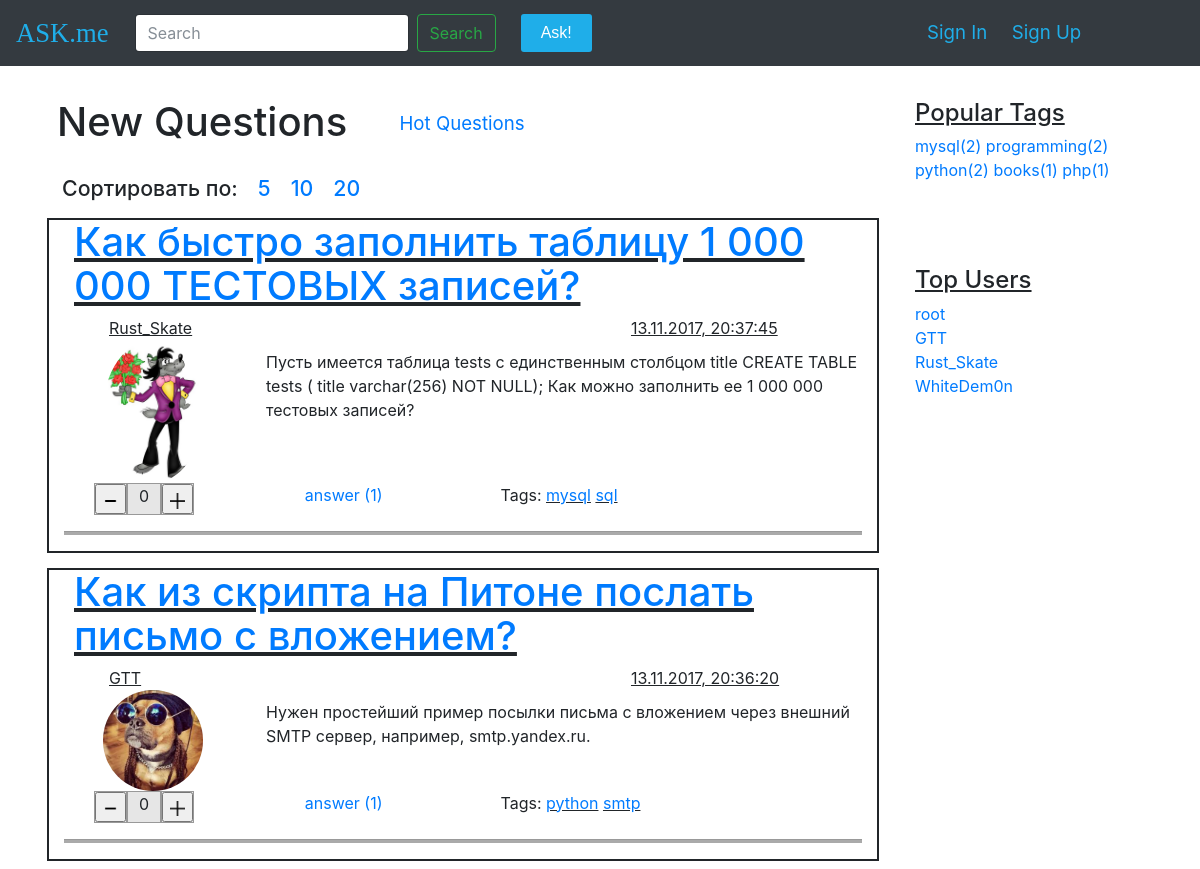
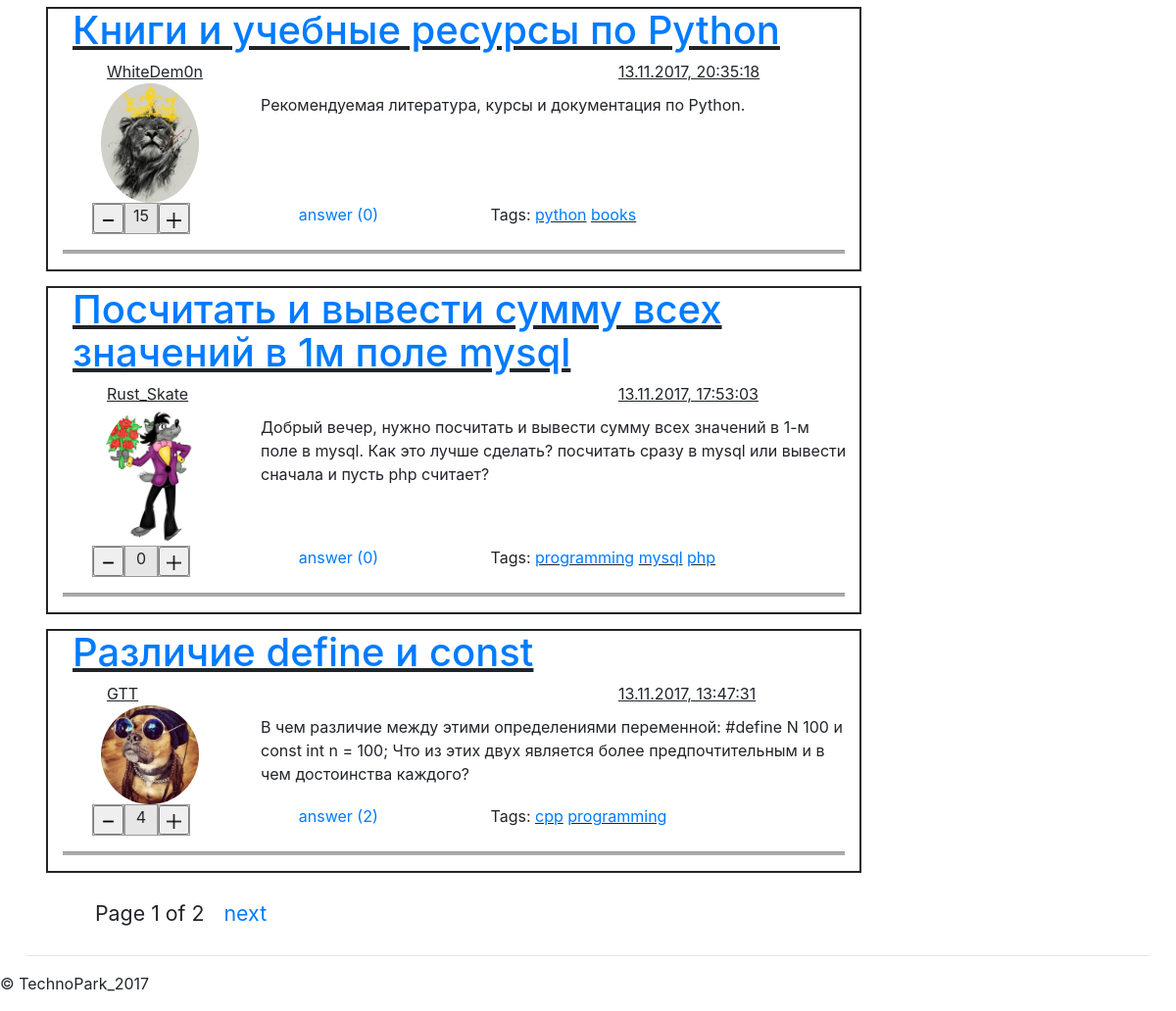
/, run on an earlier commit of the app's database (2 pictures, top to bottom).
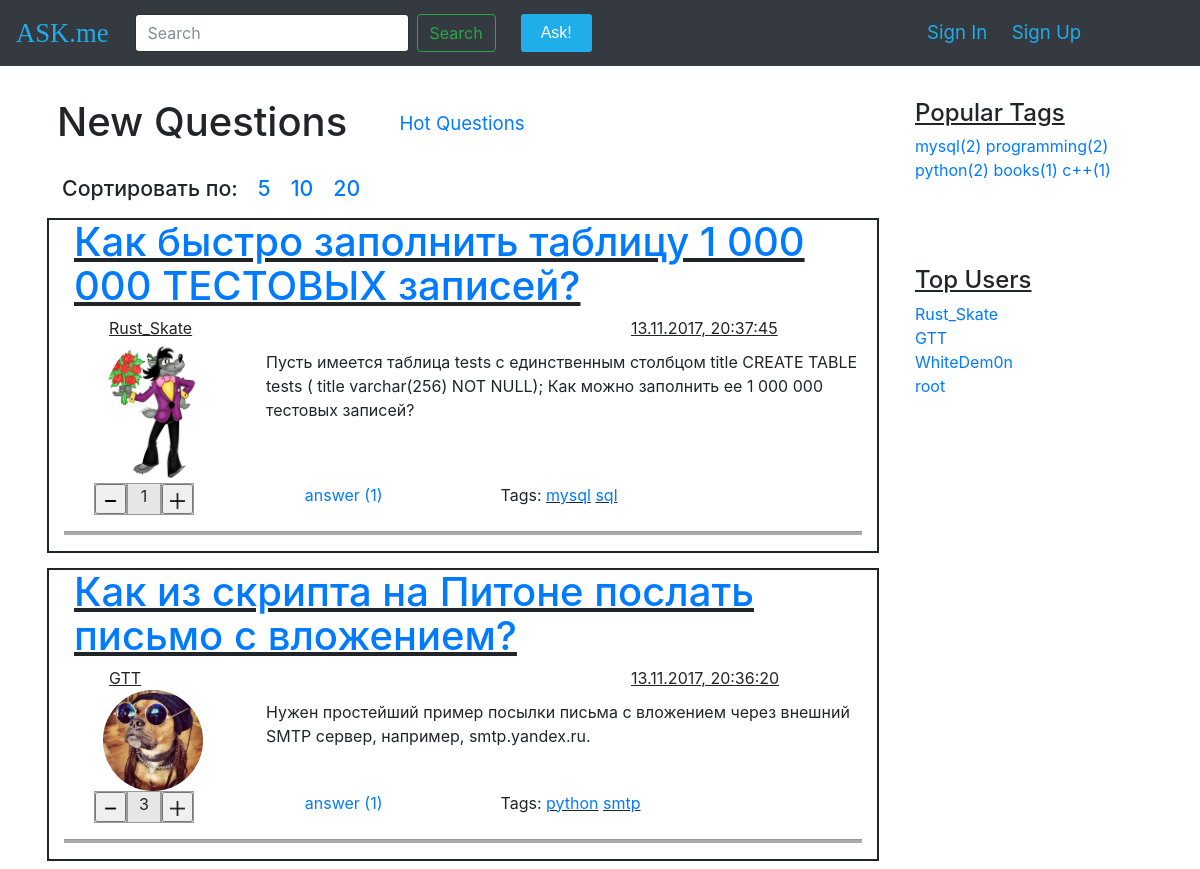
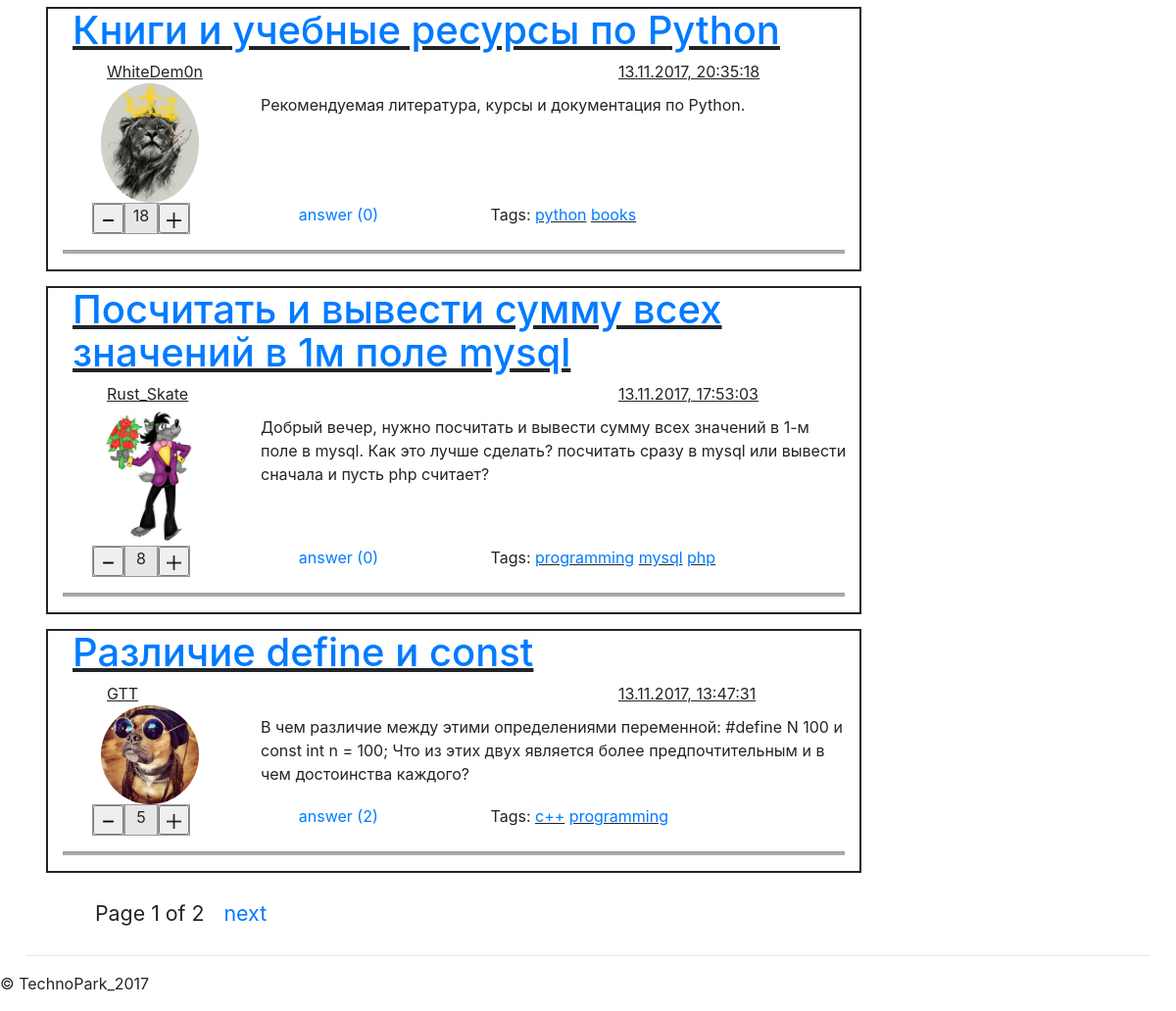
And on a later commit of the database (2 pictures, top to bottom).
### questions/models.py (models this page shows, shortened)
class Question(models.Model):
    author = models.ForeignKey(User)
    title = models.CharField(max_length=120, verbose_name=u"Заголовок вопроса")
    text = models.TextField(verbose_name=u"Полное описание вопроса")
    create_date = models.DateTimeField(default=datetime.now, verbose_name=u"Время создания вопроса")
    is_active = models.BooleanField(default=True, verbose_name=u"Доступность вопроса")
    tags = models.ManyToManyField(Tag, blank=True)
    category = models.ForeignKey(Category, blank=True)
    status = models.OneToOneField(Status)
    objects = QuestionManager()
    class Meta:
        ordering = ['-create_date']

class User(AbstractUser):
    upload = models.ImageField(default='static/img/ava.png', upload_to='%Y/%m/%d/', verbose_name=u"Аватар")
    rating = models.IntegerField(default=0, verbose_name=u"Рейтинг")
    objects = MyUserManager()

class Status(models.Model):
    viewsNum = models.IntegerField(default=0, verbose_name=u"Количество просмотров")
    likesNum = models.IntegerField(default=0, verbose_name=u"Количество лайков")

class Tag(models.Model):
    title = models.CharField(max_length=120, unique=True, verbose_name=u"Заголовок тега")
    objects = TagManager()

### questions/views.py (the view)
# urls.py: url(r'^$', views.index, name='index'),
def index(request):
    ctx = dict()
    qlist = Question.objects.new_questions()
    page_qlist, pageN = paginate(qlist, request)
    is_set_like(request)
    tag_list = get_top_tags()
    user_list = get_top_users()
    ctx['user_list'] = user_list
    ctx['questions'] = page_qlist
    ctx['page'] = pageN
    ctx['tag_list'] = tag_list
    return render(request, 'new.html', ctx)

### questions/models.py (called while the page is built)
    def get_top_N(self,N):
        return self.order_by('-rating')[0:N]

    def new_questions(self):
        return self.filter(is_active=True).order_by('-create_date')

    def get_top_N(self,N):
        return self.values('title').annotate(num_questions=Count('question')).order_by('-num_questions')[0:N]

### questions/views.py (called while the page is built, shortened)
def paginate(objects, request):
    limit = 5
    page_num = 1
    if request.method == 'GET':
        page_num = int(request.GET.get('page', 1))
        limit = int(request.GET.get('limit', 5))
    p = Paginator(objects, limit)
    p.limiturl = 'limit='+str(limit)
    try:
        pageN = p.page(page_num)
    except PageNotAnInteger:
        pageN = p.page(1)
    except EmptyPage:
        pageN = p.page(p.num_pages)
    object_page = pageN.object_list
    return object_page, pageN

def is_set_like(request):
    like = None
    if request.method == 'POST':
        like = request.POST.get('like')

def get_top_tags():
    return Tag.objects.get_top_N(5)

def get_top_users():
    return User.objects.get_top_N(5)

### questions/templates/new.html (shortened to what this page needs)
{% extends "base.html" %}
{% block content %}
          <div class="row quest_head"><div class="col-md-5 col-sm-12">
            <h1>New Questions</h1></div>
            <div class="col-md-3 col-sm-12 HotQ">
            <a href="{% url 'hot' %}">Hot Questions</a>
            </div></div>
            <div class="row pages"> <h4>
                <ul>
                    <li>Сортировать по:</li>
                    <li><a href="{% url 'index' %}?limit=5">5</a></li>
                    <li><a href="{% url 'index' %}?limit=10">10</a></li>
                    <li><a href="{% url 'index' %}?limit=20">20</a></li>
                </ul></h4>
            </div>
              {% for question in questions %}
                  {% include "question.html" %}
              {% endfor %}
          <div class="pages">
          <ul>
            <li>
                Page {{ page.number }} of {{ page.paginator.num_pages }}
            </li>
            <li>
              {% if page.has_next %}
                  <a href="{% url 'index' %}?page={{ page.next_page_number }}&{{ page.paginator.limiturl }}">next</a>
              {% endif %}
            </li>
          </ul>
        </div>
{% endblock %}

### templates/base.html (shortened to what this page needs)
<!DOCTYPE html>
<html lang="en"><head><meta http-equiv="Content-Type" content="text/html; charset=UTF-8">
    <link href="/static/css/bootstrap/dist/css/bootstrap.min.css" rel="stylesheet">
    <link href="/static/css/my_style.css" rel="stylesheet">
  </head>
  <body>
    <nav class="navbar navbar-expand-md fixed-top navbar-dark bg-dark">
      <a class="navbar-brand" href="{% url 'index' %}">ASK.me</a>
      <div class="collapse navbar-collapse" id="navbarsExampleDefault">
        <ul class="navbar-nav mr-auto">
        <form class="form-inline my-2 my-lg-0 mySearch " action=" " method="GET">
          <input class="form-control mr-sm-2" type="text" placeholder="Search" aria-label="Search" name="search">
          <button class="btn btn-outline-success my-2 my-sm-0" type="submit">Search</button>
        </form>
        </ul>
        <ul class="navbar-nav mr-auto">
          <a href="{% url 'ask' %}" class="btn-ask">Ask!</a>
        </ul>
      </div>
        {% if user.is_authenticated %}
                <div class="col-md-4">
                    <img src="{{ request.user.upload.url }}" width="50" height="50" alt="ava" class="ava">
                    <a href="{% url 'userset' %}" class="myLogin">{{ request.user }}(settings)</a>
                    <a href="{% url 'logout' %}" class="myLogin">Exit</a>
                </div>
            {% else %}
      	        <div class="col-md-3 col-sm-5">
                 <a href="{% url 'signin' %}" class="myLogin">Sign In</a>
                <a href="{% url 'signup' %}" class="myLogin">Sign Up</a>
            {% endif %}
      	</div>
    </nav>
    <main role="main" class="container-fluid mymarg">
      <div class="row row-offcanvas row-offcanvas-right">
        <div class="col-9">
          {% block content %} {% endblock %}
        </div>
		<aside class="col-3 ml-sm-auto blog-sidebar">
          <div class="sidebar-module">
            <u><h4>Popular Tags</h4></u>
            <div>
                {% for tagg in tag_list %}
                    <a href="{% url 'tag_detail' tagg.title %}" class="otherPlace">{{ tagg.title }}({{ tagg.num_questions }}) </a>
                {% endfor %}
            </div>
          </div>
          <div class="sidebar-module mymarg">
            <u><h4>Top Users</h4></u>
            <ol class="list-unstyled">
                {% for user in user_list %}
                    <li><a href="#">{{ user.username }}</a></li>
                {% endfor %}
            </ol>
          </div>
        </aside>
      </div>
      <hr>
    </main>
      <footer>
        <p>© TechnoPark_2017</p>
      </footer>
  </body></html>

### questions/templates/question.html (shortened to what this page needs)
          <article class="lmarg20">
            <header>
              <h1><u><a href="{% url 'question_detail' question.id %}">{{ question.title }}</a></u></h1>
            </header>
            <div class="row " style="margin-left: 30px">
                <div class="col-md-8 col-sm-12"><u>
                    {{ question.author.username }}</u>
                </div>
                <div class="col-md-4 col-sm-12"><u>
                    {{ question.create_date|date:"d.m.Y, H:i:s" }}</u>
                </div>
            </div>
            <div class="row">
              <div class='col-md-3 col-sm-12 quest_img'>
                  <img src="{{ question.author.upload.url }}">
              </div>
              <div class='col-md-9 col-sm-12 quest_text'>
                {{ question.text }}
              </div>
            </div>
            <div class="foot">
              <div class="quest_foot">
               <div class="row" style="margin-left: 30px">
                  <div class="col-md-3 col-sm-12 ">
                    <form action=" " method="POST">
                      <div class="row rating">
                       <div class="col-4 ratCell"><button name="like" value="m"><img src="/static/img/minus.ico" width="100%"></button></div>
                       <div class="col-4 ratCell">{{ question.status.likesNum }}</div>
                       <div class="col-4 ratCell"><button name="like" value="p"><img src="/static/img/plus.ico" width="100%"></button></div>
                      </div>
                    </form>
                  </div>
                  <div class="col-md-3 col-sm-12"><a href="#">answer ({{ question.answer_set.all.count }})</a></div>
                 <div class="col-md-6 col-sm-12">Tags:
                    {% for tag in question.tags.all %}
                        <u><a href="{% url 'tag_detail' tag.title %}">{{ tag.title }}</a></u>
                    {% endfor %}
                 </div>
                </div>
              </div>
            </div>
            <hr>
          </article>

What changed in the data, as far as the page shows it:
changed through a linked row, Question "Как быстро заполнить таблицу 1 000 000 ТЕСТОВЫХ записей?": status.likesNum "0" → "1"
changed through a linked row, Question "Как из скрипта на Питоне послать письмо с вложением?": status.likesNum "0" → "3"
changed through a linked row, Question "Книги и учебные ресурсы по Python": status.likesNum "15" → "18"
changed through a linked row, Question "Посчитать и вывести сумму всех значений в 1м поле mysql": status.likesNum "0" → "8"
changed through a linked row, Question "Различие define и const": status.likesNum "4" → "5"
changed Tag (number 8 of 8 on the later page): title "сpp" → "c++"
changed User "Rust_Skate": moves up the list
changed User "GTT": moves down the list
changed User "WhiteDem0n": moves up the list
Also different on the page:
new list line: "c++ ( 1 )"
list line gone: "php ( 1 )"
